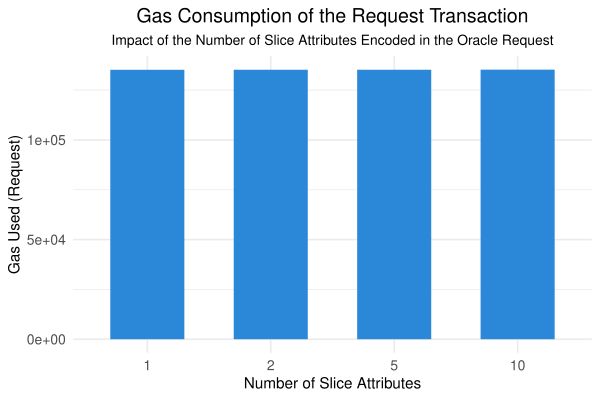

Write R code to recreate this figure.
############################################################
# Attributes vs Gas Consumption (Request Transaction)
# Bar chart - Request only (blue)
############################################################

# 1. Clear environment
rm(list = ls())
graphics.off()

# 2. Input data
attributes <- c(1, 2, 5, 10)
gas_used   <- c(135183, 135205, 135205, 135256)

df <- data.frame(
  Attributes = factor(attributes),
  GasUsed = gas_used
)

# 3. Descriptive statistics
mean_gas <- mean(df$GasUsed)
sd_gas   <- sd(df$GasUsed)
min_gas  <- min(df$GasUsed)
max_gas  <- max(df$GasUsed)

cat("Descriptive statistics (Request transaction):\n")
cat("Mean gas:", mean_gas, "\n")
cat("Standard deviation:", sd_gas, "\n")
cat("Min gas:", min_gas, "\n")
cat("Max gas:", max_gas, "\n")

# 4. Load library
library(ggplot2)

# 5. Create bar plot (blue)
plot_gas <- ggplot(df, aes(x = Attributes, y = GasUsed, fill = "Request")) +
  geom_bar(stat = "identity", width = 0.6) +
  scale_fill_manual(
    values = c("Request" = "#2b88d8")  # azul
  ) +
  guides(fill = "none") +
  labs(
    title = "Gas Consumption of the Request Transaction",
    subtitle = "Impact of the Number of Slice Attributes Encoded in the Oracle Request",
    x = "Number of Slice Attributes",
    y = "Gas Used (Request)"
  ) +
  theme_minimal(base_size = 12) +
  theme(
    plot.title    = element_text(hjust = 0.5),
    plot.subtitle = element_text(hjust = 0.5, size = 10),
    axis.title    = element_text(size = 11),
    axis.text     = element_text(size = 10)
  )

# 6. Display plot
print(plot_gas)

# 7. Save plot to PDF
output_path <- "attributes_vs_gas_request_barplot.pdf"

ggsave(
  filename = output_path,
  plot = plot_gas,
  width = 6,
  height = 4,
  units = "in",
  dpi = 300
)

cat("Plot saved to:", output_path, "\n")
############################################################
# End of file
############################################################
